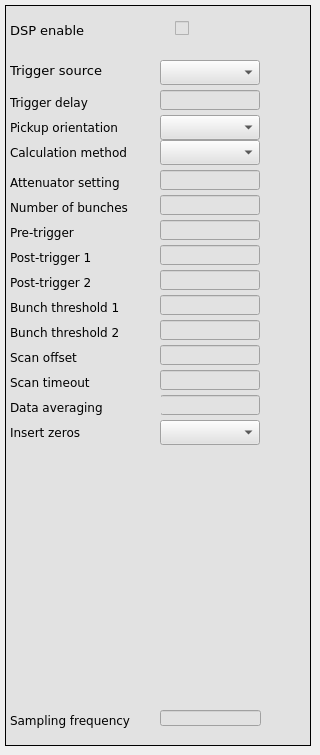
    <widget class="QWidget" name="dsp">
     <attribute name="title">
      <string>DSP</string>
     </attribute>
     <widget class="caFrame" name="caframe_2">
      <property name="geometry">
       <rect>
        <x>5</x>
        <y>5</y>
        <width>306</width>
        <height>741</height>
       </rect>
      </property>
      <property name="styleSheet">
       <string notr="true">background-color: rgb(226, 226, 226);</string>
      </property>
      <property name="frameShape">
       <enum>QFrame::Box</enum>
      </property>
      <widget class="QLabel" name="label_9">
       <property name="geometry">
        <rect>
         <x>5</x>
         <y>340</y>
         <width>151</width>
         <height>25</height>
        </rect>
       </property>
       <property name="font">
        <font>
         <family>DejaVu Sans</family>
        </font>
       </property>
       <property name="text">
        <string>Scan offset</string>
       </property>
      </widget>
      <widget class="caTextEntry" name="catextentry_4">
       <property name="geometry">
        <rect>
         <x>155</x>
         <y>265</y>
         <width>100</width>
         <height>20</height>
        </rect>
       </property>
       <property name="font">
        <font>
         <family>DejaVu Sans</family>
         <pointsize>9</pointsize>
         <stylestrategy>PreferDefault</stylestrategy>
        </font>
       </property>
       <property name="alignment">
        <set>Qt::AlignRight|Qt::AlignTrailing|Qt::AlignVCenter</set>
       </property>
       <property name="channel" stdset="0">
        <string notr="true">$(DEVICE):dsp:post_trigger2</string>
       </property>
       <property name="background">
        <color>
         <red>255</red>
         <green>255</green>
         <blue>127</blue>
        </color>
       </property>
       <property name="colorMode">
        <enum>caLineEdit::Static</enum>
       </property>
       <property name="limitsMode">
        <enum>caLineEdit::User</enum>
       </property>
       <property name="maxValue">
        <double>2047.000000000000000</double>
       </property>
       <property name="minValue">
        <double>8.000000000000000</double>
       </property>
      </widget>
      <widget class="QLabel" name="label_2">
       <property name="geometry">
        <rect>
         <x>5</x>
         <y>135</y>
         <width>151</width>
         <height>25</height>
        </rect>
       </property>
       <property name="font">
        <font>
         <family>DejaVu Sans</family>
        </font>
       </property>
       <property name="text">
        <string>Calculation method</string>
       </property>
      </widget>
      <widget class="QLabel" name="label_5">
       <property name="geometry">
        <rect>
         <x>5</x>
         <y>240</y>
         <width>151</width>
         <height>25</height>
        </rect>
       </property>
       <property name="font">
        <font>
         <family>DejaVu Sans</family>
        </font>
       </property>
       <property name="text">
        <string>Post-trigger 1</string>
       </property>
      </widget>
      <widget class="caTextEntry" name="catextentry_6">
       <property name="geometry">
        <rect>
         <x>155</x>
         <y>315</y>
         <width>100</width>
         <height>20</height>
        </rect>
       </property>
       <property name="font">
        <font>
         <family>DejaVu Sans</family>
         <pointsize>9</pointsize>
         <stylestrategy>PreferDefault</stylestrategy>
        </font>
       </property>
       <property name="alignment">
        <set>Qt::AlignRight|Qt::AlignTrailing|Qt::AlignVCenter</set>
       </property>
       <property name="channel" stdset="0">
        <string notr="true">$(DEVICE):dsp:bunch_thr2</string>
       </property>
       <property name="background">
        <color>
         <red>255</red>
         <green>255</green>
         <blue>127</blue>
        </color>
       </property>
       <property name="colorMode">
        <enum>caLineEdit::Static</enum>
       </property>
       <property name="limitsMode">
        <enum>caLineEdit::User</enum>
       </property>
       <property name="maxValue">
        <double>8191.000000000000000</double>
       </property>
       <property name="minValue">
        <double>0.000000000000000</double>
       </property>
      </widget>
      <widget class="QLabel" name="label_7">
       <property name="geometry">
        <rect>
         <x>5</x>
         <y>290</y>
         <width>151</width>
         <height>25</height>
        </rect>
       </property>
       <property name="font">
        <font>
         <family>DejaVu Sans</family>
        </font>
       </property>
       <property name="text">
        <string>Bunch threshold 1</string>
       </property>
      </widget>
      <widget class="caTextEntry" name="catextentry_5">
       <property name="geometry">
        <rect>
         <x>155</x>
         <y>290</y>
         <width>100</width>
         <height>20</height>
        </rect>
       </property>
       <property name="font">
        <font>
         <family>DejaVu Sans</family>
         <pointsize>9</pointsize>
         <stylestrategy>PreferDefault</stylestrategy>
        </font>
       </property>
       <property name="alignment">
        <set>Qt::AlignRight|Qt::AlignTrailing|Qt::AlignVCenter</set>
       </property>
       <property name="channel" stdset="0">
        <string notr="true">$(DEVICE):dsp:bunch_thr1</string>
       </property>
       <property name="background">
        <color>
         <red>255</red>
         <green>255</green>
         <blue>127</blue>
        </color>
       </property>
       <property name="colorMode">
        <enum>caLineEdit::Static</enum>
       </property>
       <property name="limitsMode">
        <enum>caLineEdit::User</enum>
       </property>
       <property name="maxValue">
        <double>8191.000000000000000</double>
       </property>
       <property name="minValue">
        <double>0.000000000000000</double>
       </property>
      </widget>
      <widget class="caMenu" name="camenu_3">
       <property name="geometry">
        <rect>
         <x>155</x>
         <y>415</y>
         <width>100</width>
         <height>25</height>
        </rect>
       </property>
       <property name="font">
        <font>
         <family>DejaVu Sans</family>
         <pointsize>10</pointsize>
        </font>
       </property>
       <property name="frame">
        <bool>true</bool>
       </property>
       <property name="channel" stdset="0">
        <string notr="true">$(DEVICE):dsp:insert_zeros</string>
       </property>
       <property name="labelDisplay">
        <bool>false</bool>
       </property>
      </widget>
      <widget class="QLabel" name="label_37">
       <property name="geometry">
        <rect>
         <x>5</x>
         <y>55</y>
         <width>100</width>
         <height>21</height>
        </rect>
       </property>
       <property name="font">
        <font>
         <family>DejaVu Sans</family>
         <pointsize>10</pointsize>
        </font>
       </property>
       <property name="text">
        <string>Trigger source</string>
       </property>
      </widget>
      <widget class="QLabel" name="label_12">
       <property name="geometry">
        <rect>
         <x>5</x>
         <y>415</y>
         <width>131</width>
         <height>25</height>
        </rect>
       </property>
       <property name="font">
        <font>
         <family>DejaVu Sans</family>
        </font>
       </property>
       <property name="text">
        <string>Insert zeros</string>
       </property>
      </widget>
      <widget class="caTextEntry" name="catextentry_9">
       <property name="geometry">
        <rect>
         <x>155</x>
         <y>390</y>
         <width>100</width>
         <height>20</height>
        </rect>
       </property>
       <property name="font">
        <font>
         <family>DejaVu Sans</family>
         <pointsize>9</pointsize>
         <stylestrategy>PreferDefault</stylestrategy>
        </font>
       </property>
       <property name="alignment">
        <set>Qt::AlignRight|Qt::AlignTrailing|Qt::AlignVCenter</set>
       </property>
       <property name="channel" stdset="0">
        <string notr="true">$(DEVICE):dsp:data_averaging</string>
       </property>
       <property name="background">
        <color>
         <red>255</red>
         <green>255</green>
         <blue>127</blue>
        </color>
       </property>
       <property name="colorMode">
        <enum>caLineEdit::Static</enum>
       </property>
       <property name="limitsMode">
        <enum>caLineEdit::User</enum>
       </property>
       <property name="maxValue">
        <double>2047.000000000000000</double>
       </property>
       <property name="minValue">
        <double>8.000000000000000</double>
       </property>
      </widget>
      <widget class="caMenu" name="camenu_4">
       <property name="geometry">
        <rect>
         <x>155</x>
         <y>55</y>
         <width>100</width>
         <height>25</height>
        </rect>
       </property>
       <property name="font">
        <font>
         <family>DejaVu Sans</family>
         <pointsize>10</pointsize>
        </font>
       </property>
       <property name="styleSheet">
        <string notr="true">selection-color: rgb(0, 0, 0);
color: rgb(0, 0, 0);</string>
       </property>
       <property name="maxVisibleItems">
        <number>4</number>
       </property>
       <property name="maxCount">
        <number>4</number>
       </property>
       <property name="insertPolicy">
        <enum>QComboBox::NoInsert</enum>
       </property>
       <property name="channel" stdset="0">
        <string notr="true">$(DEVICE):triggers:t2:source</string>
       </property>
       <property name="colorMode">
        <enum>caMenu::Default</enum>
       </property>
      </widget>
      <widget class="QLabel" name="label_8">
       <property name="geometry">
        <rect>
         <x>5</x>
         <y>315</y>
         <width>126</width>
         <height>25</height>
        </rect>
       </property>
       <property name="font">
        <font>
         <family>DejaVu Sans</family>
        </font>
       </property>
       <property name="text">
        <string>Bunch threshold 2</string>
       </property>
      </widget>
      <widget class="caMenu" name="camenu">
       <property name="geometry">
        <rect>
         <x>155</x>
         <y>110</y>
         <width>100</width>
         <height>25</height>
        </rect>
       </property>
       <property name="font">
        <font>
         <family>DejaVu Sans</family>
         <pointsize>10</pointsize>
        </font>
       </property>
       <property name="frame">
        <bool>true</bool>
       </property>
       <property name="channel" stdset="0">
        <string notr="true">$(DEVICE):dsp:pickup_orientation</string>
       </property>
       <property name="labelDisplay">
        <bool>false</bool>
       </property>
      </widget>
      <widget class="QLabel" name="label_3">
       <property name="geometry">
        <rect>
         <x>5</x>
         <y>190</y>
         <width>151</width>
         <height>25</height>
        </rect>
       </property>
       <property name="font">
        <font>
         <family>DejaVu Sans</family>
        </font>
       </property>
       <property name="text">
        <string>Number of bunches</string>
       </property>
      </widget>
      <widget class="caTextEntry" name="catextentry_3">
       <property name="geometry">
        <rect>
         <x>155</x>
         <y>240</y>
         <width>100</width>
         <height>20</height>
        </rect>
       </property>
       <property name="font">
        <font>
         <family>DejaVu Sans</family>
         <pointsize>9</pointsize>
         <stylestrategy>PreferDefault</stylestrategy>
        </font>
       </property>
       <property name="alignment">
        <set>Qt::AlignRight|Qt::AlignTrailing|Qt::AlignVCenter</set>
       </property>
       <property name="channel" stdset="0">
        <string notr="true">$(DEVICE):dsp:post_trigger1</string>
       </property>
       <property name="background">
        <color>
         <red>255</red>
         <green>255</green>
         <blue>127</blue>
        </color>
       </property>
       <property name="colorMode">
        <enum>caLineEdit::Static</enum>
       </property>
       <property name="limitsMode">
        <enum>caLineEdit::User</enum>
       </property>
       <property name="maxValue">
        <double>2047.000000000000000</double>
       </property>
       <property name="minValue">
        <double>8.000000000000000</double>
       </property>
      </widget>
      <widget class="QLabel" name="label_10">
       <property name="geometry">
        <rect>
         <x>5</x>
         <y>365</y>
         <width>151</width>
         <height>25</height>
        </rect>
       </property>
       <property name="font">
        <font>
         <family>DejaVu Sans</family>
        </font>
       </property>
       <property name="text">
        <string>Scan timeout</string>
       </property>
      </widget>
      <widget class="caMenu" name="camenu_2">
       <property name="geometry">
        <rect>
         <x>155</x>
         <y>135</y>
         <width>100</width>
         <height>25</height>
        </rect>
       </property>
       <property name="font">
        <font>
         <family>DejaVu Sans</family>
         <pointsize>10</pointsize>
        </font>
       </property>
       <property name="frame">
        <bool>true</bool>
       </property>
       <property name="channel" stdset="0">
        <string notr="true">$(DEVICE):dsp:calculation_method</string>
       </property>
       <property name="labelDisplay">
        <bool>false</bool>
       </property>
      </widget>
      <widget class="caTextEntry" name="catextentry">
       <property name="geometry">
        <rect>
         <x>155</x>
         <y>190</y>
         <width>100</width>
         <height>20</height>
        </rect>
       </property>
       <property name="font">
        <font>
         <family>DejaVu Sans</family>
         <pointsize>9</pointsize>
         <stylestrategy>PreferDefault</stylestrategy>
        </font>
       </property>
       <property name="alignment">
        <set>Qt::AlignRight|Qt::AlignTrailing|Qt::AlignVCenter</set>
       </property>
       <property name="channel" stdset="0">
        <string notr="true">$(DEVICE):dsp:num_of_bunches</string>
       </property>
       <property name="background">
        <color>
         <red>255</red>
         <green>255</green>
         <blue>127</blue>
        </color>
       </property>
       <property name="colorMode">
        <enum>caLineEdit::Static</enum>
       </property>
      </widget>
      <widget class="caTextEntry" name="catextentry_7">
       <property name="geometry">
        <rect>
         <x>155</x>
         <y>340</y>
         <width>100</width>
         <height>20</height>
        </rect>
       </property>
       <property name="font">
        <font>
         <family>DejaVu Sans</family>
         <pointsize>9</pointsize>
         <stylestrategy>PreferDefault</stylestrategy>
        </font>
       </property>
       <property name="alignment">
        <set>Qt::AlignRight|Qt::AlignTrailing|Qt::AlignVCenter</set>
       </property>
       <property name="channel" stdset="0">
        <string notr="true">$(DEVICE):dsp:scan_offset</string>
       </property>
       <property name="background">
        <color>
         <red>255</red>
         <green>255</green>
         <blue>127</blue>
        </color>
       </property>
       <property name="colorMode">
        <enum>caLineEdit::Static</enum>
       </property>
       <property name="limitsMode">
        <enum>caLineEdit::Channel</enum>
       </property>
       <property name="maxValue">
        <double>8191.000000000000000</double>
       </property>
       <property name="minValue">
        <double>0.000000000000000</double>
       </property>
      </widget>
      <widget class="caTextEntry" name="catextentry_8">
       <property name="geometry">
        <rect>
         <x>155</x>
         <y>365</y>
         <width>100</width>
         <height>20</height>
        </rect>
       </property>
       <property name="font">
        <font>
         <family>DejaVu Sans</family>
         <pointsize>9</pointsize>
         <stylestrategy>PreferDefault</stylestrategy>
        </font>
       </property>
       <property name="alignment">
        <set>Qt::AlignRight|Qt::AlignTrailing|Qt::AlignVCenter</set>
       </property>
       <property name="channel" stdset="0">
        <string notr="true">$(DEVICE):dsp:scan_timeout</string>
       </property>
       <property name="background">
        <color>
         <red>255</red>
         <green>255</green>
         <blue>127</blue>
        </color>
       </property>
       <property name="colorMode">
        <enum>caLineEdit::Static</enum>
       </property>
       <property name="limitsMode">
        <enum>caLineEdit::Channel</enum>
       </property>
       <property name="maxValue">
        <double>8191.000000000000000</double>
       </property>
       <property name="minValue">
        <double>0.000000000000000</double>
       </property>
      </widget>
      <widget class="caTextEntry" name="catextentry_2">
       <property name="geometry">
        <rect>
         <x>155</x>
         <y>215</y>
         <width>100</width>
         <height>20</height>
        </rect>
       </property>
       <property name="font">
        <font>
         <family>DejaVu Sans</family>
         <pointsize>9</pointsize>
         <stylestrategy>PreferDefault</stylestrategy>
        </font>
       </property>
       <property name="alignment">
        <set>Qt::AlignRight|Qt::AlignTrailing|Qt::AlignVCenter</set>
       </property>
       <property name="channel" stdset="0">
        <string notr="true">$(DEVICE):dsp:pre_trigger</string>
       </property>
       <property name="background">
        <color>
         <red>255</red>
         <green>255</green>
         <blue>127</blue>
        </color>
       </property>
       <property name="colorMode">
        <enum>caLineEdit::Static</enum>
       </property>
       <property name="limitsMode">
        <enum>caLineEdit::User</enum>
       </property>
       <property name="maxValue">
        <double>15.000000000000000</double>
       </property>
      </widget>
      <widget class="QLabel" name="label_11">
       <property name="geometry">
        <rect>
         <x>5</x>
         <y>390</y>
         <width>151</width>
         <height>25</height>
        </rect>
       </property>
       <property name="font">
        <font>
         <family>DejaVu Sans</family>
        </font>
       </property>
       <property name="text">
        <string>Data averaging</string>
       </property>
      </widget>
      <widget class="QLabel" name="label">
       <property name="geometry">
        <rect>
         <x>5</x>
         <y>110</y>
         <width>146</width>
         <height>25</height>
        </rect>
       </property>
       <property name="font">
        <font>
         <family>DejaVu Sans</family>
        </font>
       </property>
       <property name="text">
        <string>Pickup orientation</string>
       </property>
      </widget>
      <widget class="QLabel" name="label_4">
       <property name="geometry">
        <rect>
         <x>5</x>
         <y>215</y>
         <width>146</width>
         <height>25</height>
        </rect>
       </property>
       <property name="font">
        <font>
         <family>DejaVu Sans</family>
        </font>
       </property>
       <property name="text">
        <string>Pre-trigger</string>
       </property>
      </widget>
      <widget class="QLabel" name="label_6">
       <property name="geometry">
        <rect>
         <x>5</x>
         <y>265</y>
         <width>141</width>
         <height>25</height>
        </rect>
       </property>
       <property name="font">
        <font>
         <family>DejaVu Sans</family>
        </font>
       </property>
       <property name="text">
        <string>Post-trigger 2</string>
       </property>
      </widget>
      <widget class="caLed" name="caled_2">
       <property name="geometry">
        <rect>
         <x>210</x>
         <y>13</y>
         <width>21</width>
         <height>21</height>
        </rect>
       </property>
       <property name="font">
        <font>
         <family>DejaVu Sans</family>
         <pointsize>9</pointsize>
        </font>
       </property>
       <property name="channel" stdset="0">
        <string notr="true">$(DEVICE):dsp:enable</string>
       </property>
       <property name="falseColor">
        <color alpha="0">
         <red>255</red>
         <green>0</green>
         <blue>0</blue>
        </color>
       </property>
       <property name="trueColor">
        <color>
         <red>0</red>
         <green>255</green>
         <blue>0</blue>
        </color>
       </property>
       <property name="trueValue">
        <string>true</string>
       </property>
       <property name="falseValue">
        <string>false</string>
       </property>
      </widget>
      <widget class="QLabel" name="label_419">
       <property name="geometry">
        <rect>
         <x>5</x>
         <y>15</y>
         <width>81</width>
         <height>21</height>
        </rect>
       </property>
       <property name="font">
        <font>
         <family>DejaVu Sans</family>
         <pointsize>10</pointsize>
        </font>
       </property>
       <property name="text">
        <string>DSP enable</string>
       </property>
       <property name="alignment">
        <set>Qt::AlignLeading|Qt::AlignLeft|Qt::AlignVCenter</set>
       </property>
      </widget>
      <widget class="caToggleButton" name="catogglebutton_4">
       <property name="geometry">
        <rect>
         <x>170</x>
         <y>15</y>
         <width>16</width>
         <height>16</height>
        </rect>
       </property>
       <property name="font">
        <font>
         <family>DejaVu Sans</family>
         <pointsize>9</pointsize>
        </font>
       </property>
       <property name="channel" stdset="0">
        <string notr="true">$(DEVICE):dsp:enable</string>
       </property>
      </widget>
      <widget class="caLineEdit" name="calineedit_4">
       <property name="geometry">
        <rect>
         <x>155</x>
         <y>705</y>
         <width>101</width>
         <height>16</height>
        </rect>
       </property>
       <property name="font">
        <font>
         <family>DejaVu Sans</family>
         <pointsize>10</pointsize>
         <stylestrategy>PreferDefault</stylestrategy>
        </font>
       </property>
       <property name="alignment">
        <set>Qt::AlignRight|Qt::AlignTrailing|Qt::AlignVCenter</set>
       </property>
       <property name="channel" stdset="0">
        <string notr="true">$(DEVICE):clock_info:adc_frequency</string>
       </property>
      </widget>
      <widget class="QLabel" name="label_55">
       <property name="geometry">
        <rect>
         <x>5</x>
         <y>705</y>
         <width>131</width>
         <height>21</height>
        </rect>
       </property>
       <property name="font">
        <font>
         <family>DejaVu Sans</family>
        </font>
       </property>
       <property name="text">
        <string>Sampling frequency</string>
       </property>
      </widget>
      <widget class="QLabel" name="label_13">
       <property name="geometry">
        <rect>
         <x>5</x>
         <y>165</y>
         <width>151</width>
         <height>25</height>
        </rect>
       </property>
       <property name="font">
        <font>
         <family>DejaVu Sans</family>
        </font>
       </property>
       <property name="text">
        <string>Attenuator setting</string>
       </property>
      </widget>
      <widget class="QLabel" name="label_14">
       <property name="geometry">
        <rect>
         <x>5</x>
         <y>85</y>
         <width>151</width>
         <height>25</height>
        </rect>
       </property>
       <property name="font">
        <font>
         <family>DejaVu Sans</family>
        </font>
       </property>
       <property name="text">
        <string>Trigger delay</string>
       </property>
      </widget>
      <widget class="caTextEntry" name="catextentry_10">
       <property name="geometry">
        <rect>
         <x>155</x>
         <y>85</y>
         <width>100</width>
         <height>20</height>
        </rect>
       </property>
       <property name="font">
        <font>
         <family>DejaVu Sans</family>
         <pointsize>9</pointsize>
         <stylestrategy>PreferDefault</stylestrategy>
        </font>
       </property>
       <property name="toolTip">
        <string>Set the trigger delay in ADC clocks</string>
       </property>
       <property name="whatsThis">
        <string>Set the trigger delay in ADC clocks</string>
       </property>
       <property name="alignment">
        <set>Qt::AlignRight|Qt::AlignTrailing|Qt::AlignVCenter</set>
       </property>
       <property name="channel" stdset="0">
        <string notr="true">$(DEVICE):triggers:t2:delay</string>
       </property>
       <property name="background">
        <color>
         <red>255</red>
         <green>255</green>
         <blue>127</blue>
        </color>
       </property>
       <property name="colorMode">
        <enum>caLineEdit::Static</enum>
       </property>
      </widget>
      <widget class="caTextEntry" name="catextentry_11">
       <property name="geometry">
        <rect>
         <x>155</x>
         <y>165</y>
         <width>100</width>
         <height>20</height>
        </rect>
       </property>
       <property name="font">
        <font>
         <family>DejaVu Sans</family>
         <pointsize>9</pointsize>
         <stylestrategy>PreferDefault</stylestrategy>
        </font>
       </property>
       <property name="alignment">
        <set>Qt::AlignRight|Qt::AlignTrailing|Qt::AlignVCenter</set>
       </property>
       <property name="channel" stdset="0">
        <string notr="true">$(DEVICE):attenuation:att_id</string>
       </property>
       <property name="background">
        <color>
         <red>255</red>
         <green>255</green>
         <blue>127</blue>
        </color>
       </property>
       <property name="colorMode">
        <enum>caLineEdit::Static</enum>
       </property>
      </widget>
     </widget>
    </widget>
